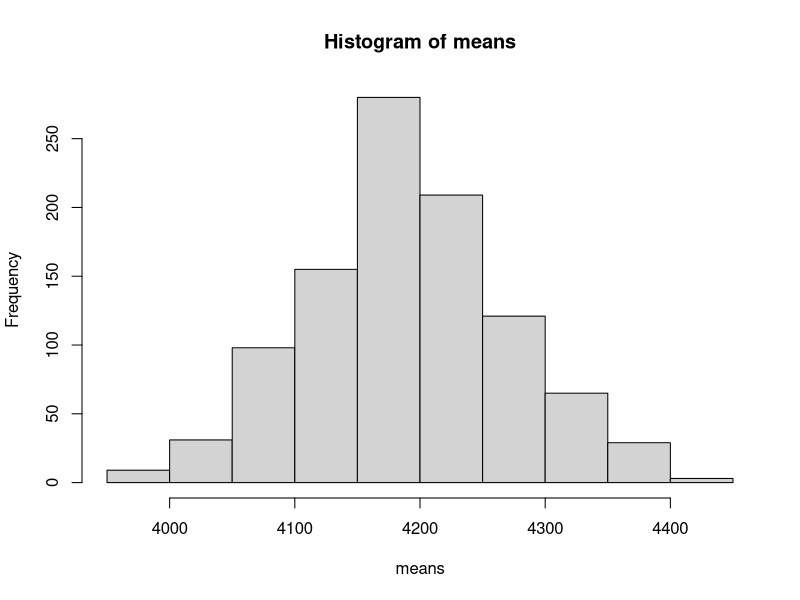

Write R code to recreate this figure. (Note: this script raises an error after producing the figure.)
# Week 10 - Functions
# Elena & Willa
# 11/8/22

#### Load libraries and set options ####
library(tidyverse)
# options(stringsAsFactors = FALSE)



#### Let's make some functions! ####

# Let's use bootstrapping to estimate how much the mean body mass varies between
# samples of penguins (standard error of the mean - SEM)

# Load data
penguins <- read.csv("../data/penguins_clean.csv") # (Note: only 2008 sample)


# Here is what we did before:

# Sample our sample size (101) 1000 times!

# Vector to keep track of the sample means
means <- c()
for(i in 1:1000) {
  # 1) Create a resampled data set, sample WITH REPLACEMENT
  p.resampled <- penguins %>%
    sample_n(nrow(penguins), replace = T)
  
  # 2) Calculate the mean of body mass and save it
  means[i] <- mean(p.resampled$body_mass_g)
  
}

# Plot our means
hist(means)
sd(means)


# warm-up

# 1. Are there any times that you have had to copy and paste code in this class? What are some possible issues you can think of with repeatedly copy and pasting?

# [show bootstrapping code here]

# 2. How could we make these steps more "flexible"? (e.g., not "hard coded")
# 3. What are some things you might want to change to use this code with new data?













# Let's make our sample size and num_samples more flexible!






# Now, let's take this one step even further in making this flexible by making
# it into a function called bootstrap_bodyMass





# Let's add some additional functionality to our function.
# Let's make it so we can set a seed that we want it to use so that we (and
# others) can replicate our results.





# But what if I don't always want to pass it a seed? Right now, if I don't pass
# it a seed, the entire function doesn't work! We've added flexibility, but
# we've also removed some at the same time...

# To solve this problem, we can set a default value for an argument! This allows
# us to make an argument optional, and only if we pass something as an argument
# in the function will it override the default.

# Let's make the default value NA because if we don't specifically set a seed,
# we don't want there to be one, and we will just let R use the default seed. We
# will also need to make some changes to the body of our function to fully
# incorporate the change.









# What other parts of this function would we want to make more flexible?










# Maybe I don't only want to find the bootstrapped error of body_mass_g. Perhaps
# I want the flexibility to find any of the variables I have!






# ^^ should give us the same as what we got before with the _bodyMass function!
means <- bootstrap_bodyMass(100, 1000, 1234)
hist(means)

# It does!


# Let's try it with another variable, bill_length_mm



# Does this make sense? Let's check the original data:
mean(penguins$bill_length_mm)
mean(means)

sd(penguins$bill_length_mm) / sqrt(nrow(penguins))
sd(means)
# ^^ Looks good!



# What if we wanted to do it with a different data set?
# Load more data
baby <- read.csv("../data/brainwavebabydata.csv")
happiness <- read.csv("../data/world-happiness_2020.csv")









# ^^ should give us the same as what we got before with the _penguins function!
means <- bootstrap_penguins("body_mass_g", 100, 1000, 1234)
hist(means, main = "body_mass_g")

# It does!


# Now, try it with another data set and variable. Then we will do some together.









# If I were writing this function for my work, I would TEST TEST TEST! We would
# need to make sure that everything is working properly!






# Now that we have a working function, next thing is to DOCUMENT it so that we can easily share it with others!
# The most important things to document about a function are 3-fold:
# 1) What it does
# 2) What its arguments are (both the type and what it is/what purpose it serves)
# 3) What it returns

# Let's do this documentation for our bootstrap_SEM function














#### Good resources about functions ####
# Basic intro to functions:
# https://swcarpentry.github.io/r-novice-inflammation/02-func-R/

# Intro to roxygen2 for more formally documenting functions that you make:
# https://combine-australia.github.io/r-pkg-dev/documenting-functions.html


